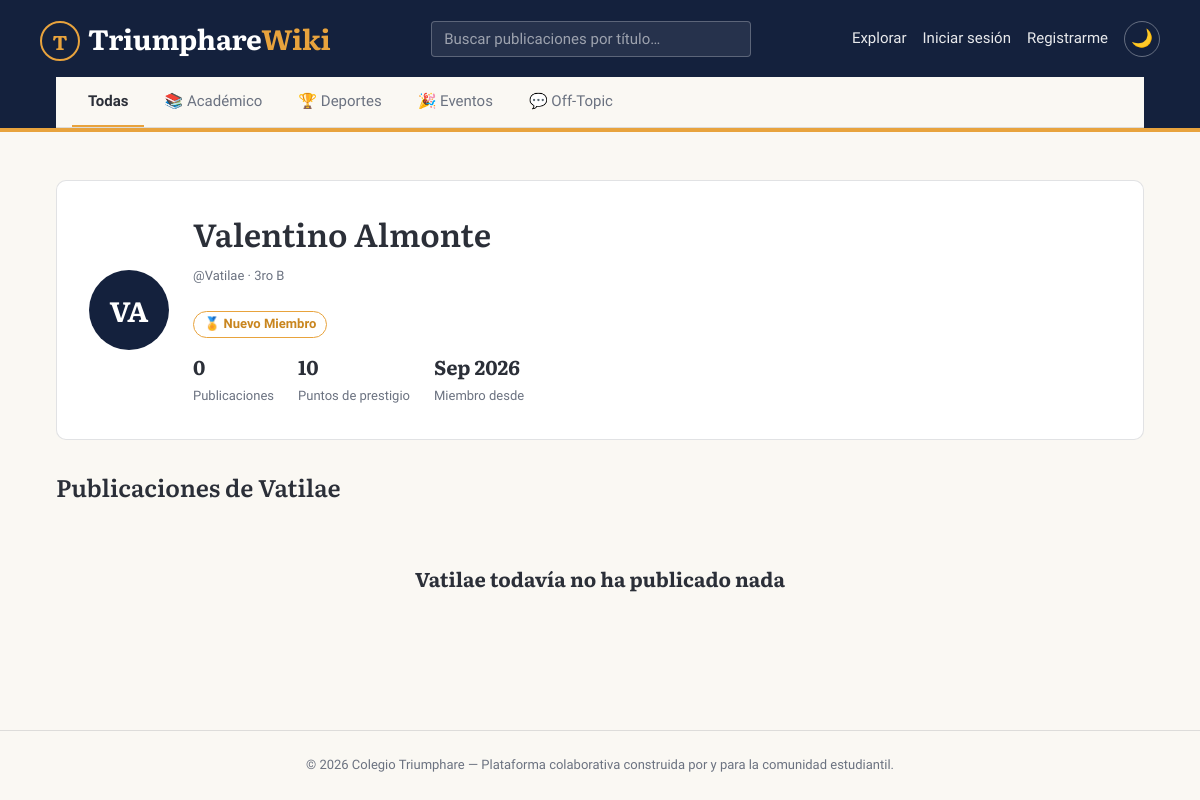
The page /perfil/Vatilae on the database its author committed.
### models.py (models this page shows, shortened)
class Category(db.Model):
    __tablename__ = "categorias"
    id = db.Column(db.Integer, primary_key=True)
    nombre = db.Column(db.String(50), unique=True, nullable=False)
    slug = db.Column(db.String(50), unique=True, nullable=False)
    icono = db.Column(db.String(10), default="📌")  # emoji/ícono representativo
    color = db.Column(db.String(7), default="#14213D")  # color de acento de la categoría
    descripcion = db.Column(db.String(160), nullable=True)
    posts = db.relationship("Post", backref="categoria", lazy="dynamic")

class User(UserMixin, db.Model):
    __tablename__ = "usuarios"
    id = db.Column(db.Integer, primary_key=True)
    username = db.Column(db.String(30), unique=True, nullable=False, index=True)
    email = db.Column(db.String(120), unique=True, nullable=False, index=True)
    password_hash = db.Column(db.String(255), nullable=False)
    nombre_completo = db.Column(db.String(120), nullable=True)
    grado_seccion = db.Column(db.String(40), nullable=True)  # ej. "5to Año - Sección B"
    bio = db.Column(db.String(280), nullable=True)
    avatar_color = db.Column(db.String(7), default="#14213D")  # color de respaldo si no hay foto
    prestige_points = db.Column(db.Integer, default=0, nullable=False)
    fecha_registro = db.Column(db.DateTime, default=ahora_utc)
    es_admin = db.Column(db.Boolean, default=False)
    posts = db.relationship("Post", backref="autor", lazy="dynamic", cascade="all, delete-orphan")
    comentarios = db.relationship("Comment", backref="autor", lazy="dynamic", cascade="all, delete-orphan")
    likes = db.relationship("Like", backref="usuario", lazy="dynamic", cascade="all, delete-orphan")
    @property
    def rango(self):
        p = self.prestige_points or 0
        if p >= 300:
            return "Leyenda Triumphare"
        if p >= 150:
            return "Mentor Destacado"
        if p >= 75:
            return "Colaborador Activo"
        if p >= 20:
            return "Miembro Comprometido"
        return "Nuevo Miembro"
    @property
    def iniciales(self):
        base = self.nombre_completo or self.username
        partes = base.strip().split()
        if len(partes) >= 2:
            return (partes[0][0] + partes[1][0]).upper()
        return base[:2].upper()

### app.py (the view)
    @app.route("/perfil/<username>")
    def perfil(username):
        usuario = User.query.filter_by(username=username).first_or_404()
        posts_usuario = (
            Post.query.filter_by(autor_id=usuario.id)
            .order_by(Post.fecha_creacion.desc())
            .all()
        )
        return render_template("perfil.html", usuario=usuario, posts=posts_usuario)

### app.py (called while the page is built)
def create_app(config_name=None):
    app = Flask(__name__, instance_relative_config=True)
    config_name = config_name or os.environ.get("FLASK_ENV", "development")
    app.config.from_object(config_by_name.get(config_name, "development"))
    os.makedirs(app.instance_path, exist_ok=True)
    db.init_app(app)
    login_manager.init_app(app)
    csrf.init_app(app)
    migrate.init_app(app, db)
    @app.context_processor
    def inyectar_globales():
        return {
            "nombre_institucion": app.config["NOMBRE_INSTITUCION"],
            "categorias_nav": Category.query.order_by(Category.nombre.asc()).all(),
            "anio_actual": datetime.now().year,
        }
    registrar_rutas(app)
    registrar_manejadores_error(app)
    return app

### templates/perfil.html (shortened to what this page needs)
{% extends "base.html" %}
{% from "_macros.html" import tarjeta_post with context %}
{% block contenido %}
  <div class="cabecera-perfil">
    <span class="avatar-grande">{{ usuario.iniciales }}</span>
    <div>
      <h1>{{ usuario.nombre_completo or usuario.username }}</h1>
      <p class="panel-lateral__descripcion">
        @{{ usuario.username }}{% if usuario.grado_seccion %} · {{ usuario.grado_seccion }}{% endif %}
      </p>
      <span class="cabecera-perfil__rango">🏅 {{ usuario.rango }}</span>
      <div class="estadisticas-perfil">
        <div>
          <strong>{{ posts|length }}</strong>
          <span>Publicaciones</span>
        </div>
        <div>
          <strong>{{ usuario.prestige_points }}</strong>
          <span>Puntos de prestigio</span>
        </div>
        <div>
          <strong>{{ usuario.fecha_registro.strftime('%b %Y') }}</strong>
          <span>Miembro desde</span>
        </div>
      </div>
    </div>
  </div>
  <h2>Publicaciones de {{ usuario.username }}</h2>
  {% if posts %}
    <div class="lista-posts">
      {% for post in posts %}
        {{ tarjeta_post(post) }}
      {% endfor %}
    </div>
  {% else %}
    <div class="estado-vacio">
      <strong>{{ usuario.username }} todavía no ha publicado nada</strong>
    </div>
  {% endif %}
{% endblock %}

### templates/base.html (shortened to what this page needs)
<!DOCTYPE html>
<html lang="es">
<head>
  <link rel="stylesheet" href="{{ url_for('static', filename='css/themes.css') }}">
  <link rel="stylesheet" href="{{ url_for('static', filename='css/style.css') }}">
</head>
<body>
  <header class="masthead">
    <div class="contenedor masthead__barra">
      <a href="{{ url_for('index') }}" class="marca">
        <span class="marca__escudo">T</span>
        <span class="marca__texto">Triumphare<span>Wiki</span></span>
      </a>
      <div class="buscador">
        <input type="text" id="input-busqueda" placeholder="Buscar publicaciones por título…" autocomplete="off">
      </div>
      <nav class="masthead__nav">
        <a class="enlace-nav" href="{{ url_for('explorar') }}">Explorar</a>
        {% if current_user.is_authenticated %}
          <a class="enlace-nav" href="{{ url_for('crear_post') }}">+ Publicar</a>
          <a class="enlace-nav usuario-chip" href="{{ url_for('perfil', username=current_user.username) }}">
            <span class="avatar-inicial">{{ current_user.iniciales }}</span>
            {{ current_user.username }}
          </a>
          <a class="enlace-nav" href="{{ url_for('logout') }}">Salir</a>
        {% else %}
          <a class="enlace-nav" href="{{ url_for('login') }}">Iniciar sesión</a>
          <a class="enlace-nav" href="{{ url_for('registro') }}">Registrarme</a>
        {% endif %}
        <button type="button" id="boton-tema" class="boton-tema" title="Cambiar tema" aria-label="Cambiar entre modo claro y oscuro">🌙</button>
      </nav>
    </div>
    <div class="contenedor">
      <div class="pestanas-categoria">
        <a href="{{ url_for('explorar') }}"
           class="pestana {% if not request.args.get('categoria') or request.args.get('categoria') == 'todas' %}activa{% endif %}">
          Todas
        </a>
        {% for cat in categorias_nav %}
          <a href="{{ url_for('explorar', categoria=cat.slug) }}"
             class="pestana {% if request.args.get('categoria') == cat.slug %}activa{% endif %}"
             style="--pestana-color: {{ cat.color }};">
            {{ cat.icono }} {{ cat.nombre }}
          </a>
        {% endfor %}
      </div>
    </div>
  </header>
  <div class="contenedor alertas">
  </div>
  <main class="principal">
    <div class="contenedor">
      {% block contenido %}{% endblock %}
    </div>
  </main>
  <footer class="pie-pagina">
    <div class="contenedor">
      © {{ anio_actual }} {{ nombre_institucion }} — Plataforma colaborativa construida por y para la comunidad estudiantil.
    </div>
  </footer>
</body>
</html>

### static/css/themes.css (style rules this page uses)
:root { --tinta-900: #0f1626; --tinta-700: #14213d; --tinta-500: #2a3a63; --papel-50: #faf8f3; --papel-100: #f2efe6; --dorado-500: #e8a33d; --dorado-600: #c9861f; --bosque-500: #2e8b77; --ciruela-500: #8c5aa8; --grafito-700: #2b2f38; --grafito-400: #6b7280; --rojo-señal: #c0392b; --fuente-display: "Literata", Georgia, "Times New Roman", serif; --fuente-cuerpo: "Work Sans", "Segoe UI", system-ui, -apple-system, sans-serif; --tam-xs: 0.8125rem; --tam-sm: 0.9375rem; --tam-base: 1rem; --tam-lg: 1.25rem; --tam-xl: 1.75rem; --tam-2xl: 2.5rem; --espacio-1: 0.25rem; --espacio-2: 0.5rem; --espacio-3: 0.75rem; --espacio-4: 1rem; --espacio-6: 1.5rem; --espacio-8: 2rem; --espacio-12: 3rem; --radio-sutil: 4px; --radio-medio: 10px; --borde-ancho-acento: 4px; --sombra-flotante: 0 10px 30px -12px rgba(15, 22, 38, 0.35); --transicion-rapida: 150ms ease; --transicion-media: 260ms cubic-bezier(0.4, 0, 0.2, 1); --color-fondo: var(--papel-50); --color-fondo-elevado: #ffffff; --color-superficie: var(--papel-100); --color-texto: var(--grafito-700); --color-texto-suave: var(--grafito-400); --color-marca: var(--tinta-700); --color-marca-suave: var(--tinta-500); --color-acento: var(--dorado-500); --color-positivo: var(--bosque-500); --color-borde: rgba(15, 22, 38, 0.12); --color-borde-fuerte: rgba(15, 22, 38, 0.22); --color-header-texto: #ffffff; }

### rows shown on the page
Category: icono "📚", nombre "Académico"
Category: icono "🏆", nombre "Deportes"
Category: icono "🎉", nombre "Eventos"
Category: icono "💬", nombre "Off-Topic"
User: iniciales "VA", nombre_completo "Valentino Almonte", username "Vatilae", grado_seccion "3ro B", rango "Nuevo Miembro", prestige_points "10", fecha_registro "Sep 2026"

### other values the page prints
{{ posts|length }} "0"
{{ nombre_institucion }} "Colegio Triumphare"
